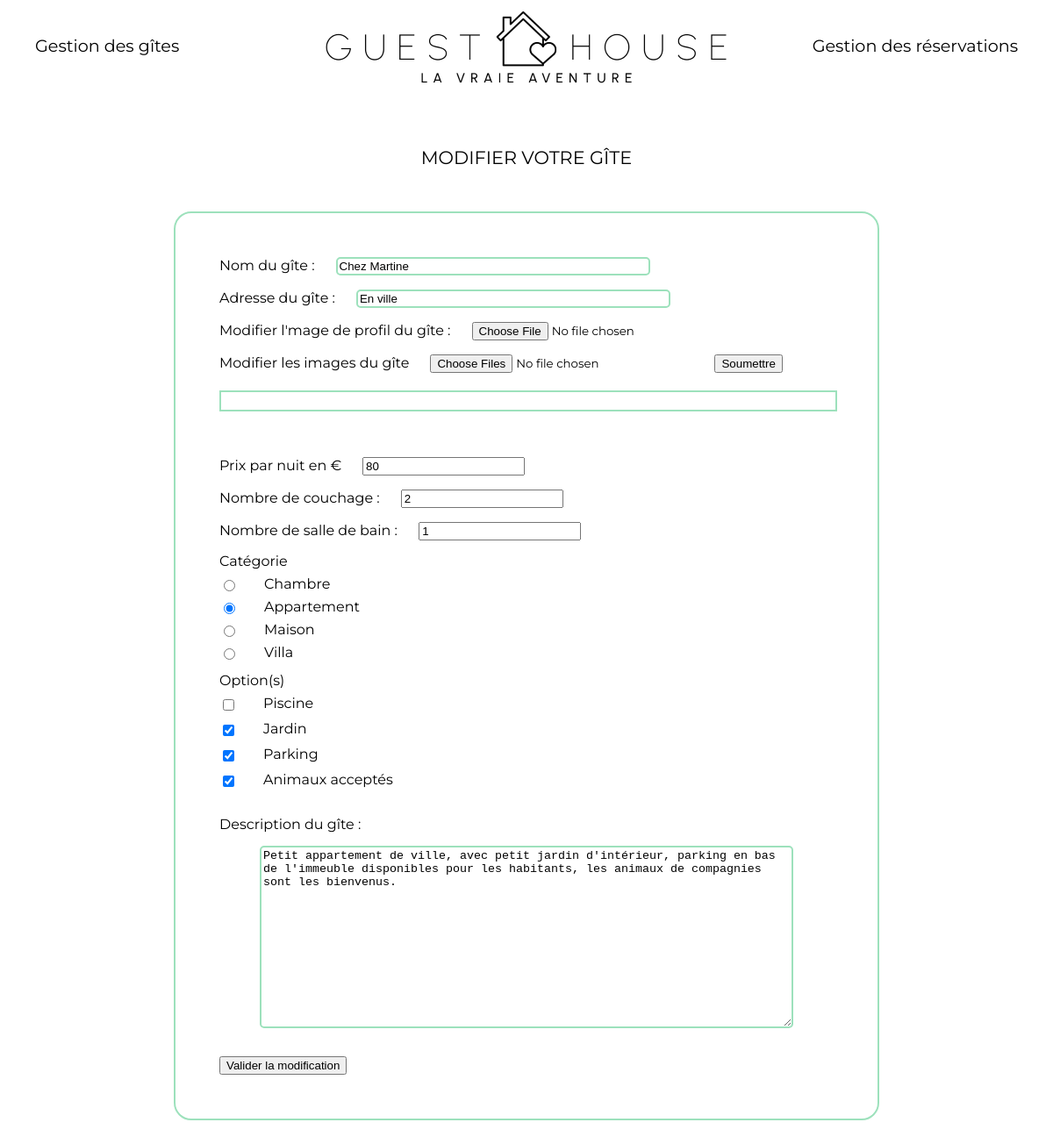
Page /admin/modification.php?id=65 (signed in) on the committed database.
### tables this page shows
CREATE TABLE IF NOT EXISTS `cottages` (
  `id_gite` int(11) NOT NULL AUTO_INCREMENT,
  `id_categ` int(11) NOT NULL,
  `name_gite` varchar(255) NOT NULL,
  `name_simple_gite` varchar(255) NOT NULL,
  `location_gite` varchar(255) NOT NULL,
  `profil_gite` varchar(255) NOT NULL,
  `desc_gite` text NOT NULL,
  `nbr_sleeping` int(11) NOT NULL,
  `nbr_bathroom` int(11) NOT NULL,
  `price_night` int(11) NOT NULL,
  PRIMARY KEY (`id_gite`)
);

### admin/modification.php (the view, shortened to what this page needs)
<?php
require_once '../templates/header-admin.php';
require_once '../connect.php';
$id_gite = $_GET['id'];
$req = $db->prepare("SELECT `id_gite`, `id_categ`, `name_gite`, `name_simple_gite`, `location_gite`, `profil_gite`, `desc_gite`, `nbr_sleeping`, `nbr_bathroom`, `price_night` FROM `cottages` WHERE `id_gite` = :id_gite");
$req->bindParam('id_gite', $id_gite, PDO::PARAM_STR);
$req->execute();
$value = $req->fetch(PDO::FETCH_ASSOC);
$reqOptions = $db->prepare("SELECT `id_suppl` FROM `gite_option` WHERE `id_gite` = :id_gite");
$reqOptions->bindParam('id_gite', $id_gite, PDO::PARAM_STR);
$reqOptions->execute();
$valueOptions = $reqOptions->fetchAll(PDO::FETCH_ASSOC);
?>
<h1 class="nb-gite-modal">MODIFIER VOTRE GÎTE</h1>
<form action="#" method="POST" enctype="multipart/form-data" class="form-ajout-new-gite">
    <label for="name_gite" class="label-ajout">Nom du gîte :</label>
    <input class="input-ajout" type="text" name="name_gite" id="name_gite" value="<?= $value['name_gite'] ?>">
    <br><br>
    <label for="location_gite" class="label-ajout">Adresse du gîte :</label>
    <input class="input-ajout" type="text" name="location_gite" id="location_gite" value="<?= $value['location_gite'] ?>">
    <br><br>
    <label class="label-ajout" for="profil_gite">Modifier l'mage de profil du gîte :</label>
    <input class="label-ajout" type="file" name="profil_gite" accept="image/png, image/jpeg, image/jpg">
    <br><br>
    <label class="label-ajout" for="image_gite">Modifier les images du gîte</label>
    <input class="label-ajout" type="file" name="myimg[]" multiple accept="image/png, image/jpeg, image/jpg">
    <input type="submit" name="submit-image" value="Soumettre">
    <div id="img-container">
        <ul id="list-images"></ul>
    </div>
    <br><br>
    <label for="price_night" class="label-ajout">Prix par nuit en €</label>
    <input type="number" name="price_night" value="<?= $value['price_night']?>">
    <br><br>
    <label for="nbr_sleeping" class="label-ajout">
        Nombre de couchage :
    </label>
    <input type="number" name="nbr_sleeping" id="nbr_sleeping" min="1" value="<?= $value['nbr_sleeping'] ?>">
    <br><br>
    <label for="nbr_bathroom" class="label-ajout">
        Nombre de salle de bain :
    </label>
    <input type="number" name="nbr_bathroom" id="nbr_bathroom" min="1" value="<?= $value['nbr_bathroom'] ?>">
    <br><br>
    <label for="type" class="label-ajout">Catégorie</label>
    <br>
    <div class="first-flex flex-2">
<?php
if(!empty($value) && $value['id_categ'] == 1){
?>
<div class="ajout-lab-in"> <input type="radio" name="gite-type" value="1" class="input-option" checked><label class="label-no  label-ajout"> Chambre </label></div>
<?php
} else {
?>
<div class="ajout-lab-in"> <input type="radio" name="gite-type" value="1" class="input-option"><label class="label-no label-ajout"> Chambre </label></div>
<?php
}
?>
<?php
if(!empty($value) && $value['id_categ'] == 2){
?>
<div class="ajout-lab-in"> <input type="radio" name="gite-type" value="2" class="input-option" checked><label class="label-no label-ajout">Appartement</label></div>
<?php
} else {
?>
<div class="ajout-lab-in"> <input type="radio" name="gite-type" value="2" class="input-option"><label class="label-no label-ajout">Appartement</label></div>
<?php
}
?>
<?php
if(!empty($value) && $value['id_categ'] == 3){
?>
<div class="ajout-lab-in"><input type="radio" name="gite-type" value="3" class="input-option" checked><label class="label-no label-ajout">Maison</label></div>
<?php
} else {
?>
<div class="ajout-lab-in"><input type="radio" name="gite-type" value="3" class="input-option"><label class="label-no label-ajout">Maison</label></div>
<?php
}
?>
<?php
if(!empty($value) && $value['id_categ'] == 4){
?>
<div class="ajout-lab-in"><input type="radio" name="gite-type" value="4" class="input-option" checked><label class="label-no label-ajout">Villa</label></div>
<?php
} else {
?>
<div class="ajout-lab-in"><input type="radio" name="gite-type" value="4" class="input-option"><label class="label-no label-ajout">Villa</label></div>
<?php
}
?>
    </div>
    <br>
    <label for="option" class="label-ajout">Option(s)</label>
    <br>
    <div class="first-flex flex-2">
<?php
        if(!empty($valueOptions) && $valueOptions[0]['id_suppl'] == 1){
?>
<div class="ajout-lab-in"><input type="checkbox" name="option[]" value="1" class="input-option" checked><label class="label-no label-ajout"> Piscine </label></div>
<?php
        } else if(!empty($valueOptions[1]) && $valueOptions[1]['id_suppl'] == 1){
?>
<div class="ajout-lab-in"><input type="checkbox" name="option[]" value="1" class="input-option" checked><label class="label-no label-ajout"> Piscine </label></div>
<?php
        } else if(!empty($valueOptions[2]) && $valueOptions[2]['id_suppl'] == 1){
?>
<div class="ajout-lab-in"><input type="checkbox" name="option[]" value="1" class="input-option" checked><label class="label-no label-ajout"> Piscine </label></div>
<?php
        } else if(!empty($valueOptions[3]) && $valueOptions[3]['id_suppl'] == 1){
?>
<div class="ajout-lab-in"><input type="checkbox" name="option[]" value="1" class="input-option" checked><label class="label-no label-ajout"> Piscine </label></div>
<?php
        } else {
?>
<div class="ajout-lab-in"><input type="checkbox" name="option[]" value="1" class="input-option"><label class="label-no label-ajout"> Piscine </label></div>
<?php
        }
?>
<?php
        if(!empty($valueOptions) && $valueOptions[0]['id_suppl'] == 2){
?>
<div class="ajout-lab-in"><input type="checkbox" name="option[]" value="2" class="input-option" checked><label class="label-no label-ajout"> Jardin </label></div>
<?php
        } else if(!empty($valueOptions[1]) && $valueOptions[1]['id_suppl'] == 2){
?>
<div class="ajout-lab-in"><input type="checkbox" name="option[]" value="2" class="input-option" checked><label class="label-no label-ajout"> Jardin </label></div>
<?php
        } else if(!empty($valueOptions[2]) && $valueOptions[2]['id_suppl'] == 2){
?>
<div class="ajout-lab-in"><input type="checkbox" name="option[]" value="2" class="input-option" checked><label class="label-no label-ajout"> Jardin </label></div>
<?php
        } else if(!empty($valueOptions[3]) && $valueOptions[3]['id_suppl'] == 2){
?>
<div class="ajout-lab-in"><input type="checkbox" name="option[]" value="2" class="input-option" checked><label class="label-no label-ajout"> Jardin </label></div>
<?php
        } else {
?>
<div class="ajout-lab-in"><input type="checkbox" name="option[]" value="2" class="input-option"><label class="label-no label-ajout"> Jardin </label></div>
<?php
        }
?>
<?php
        if(!empty($valueOptions) && $valueOptions[0]['id_suppl'] == 3){
?>
        <div class="ajout-lab-in"><input type="checkbox" name="option[]" value="3" class="input-option" checked><label class="label-no label-ajout"> Parking </label></div>
<?php
        } else if(!empty($valueOptions[1]) && $valueOptions[1]['id_suppl'] == 3){
?>
        <div class="ajout-lab-in"><input type="checkbox" name="option[]" value="3" class="input-option" checked><label class="label-no label-ajout"> Parking </label></div>
<?php
        } else if(!empty($valueOptions[2]) && $valueOptions[2]['id_suppl'] == 3){
?>
        <div class="ajout-lab-in"><input type="checkbox" name="option[]" value="3" class="input-option" checked><label class="label-no label-ajout"> Parking </label></div>
<?php
        } else if(!empty($valueOptions[3]) && $valueOptions[3]['id_suppl'] == 3){
?>
        <div class="ajout-lab-in"><input type="checkbox" name="option[]" value="3" class="input-option" checked><label class="label-no label-ajout"> Parking </label></div>
<?php
        } else {
?>
       <div class="ajout-lab-in"> <input type="checkbox" name="option[]" value="3" class="input-option"><label class="label-no label-ajout"> Parking </label></div>
<?php
        }
?>
<?php
        if(!empty($valueOptions) && $valueOptions[0]['id_suppl'] == 4){
?>
<div class="ajout-lab-in"> <input type="checkbox" name="option[]" value="4" class="input-option" checked><label class="label-no label-ajout"> Animaux acceptés </label></div>
<?php
        } else if(!empty($valueOptions[1]) && $valueOptions[1]['id_suppl'] == 4){
?>
<div class="ajout-lab-in"><input type="checkbox" name="option[]" value="4" class="input-option" checked><label class="label-no label-ajout"> Animaux acceptés </label></div>
<?php
        } else if(!empty($valueOptions[2]) && $valueOptions[2]['id_suppl'] == 4){
?>
<div class="ajout-lab-in"><input type="checkbox" name="option[]" value="4" class="input-option" checked><label class="label-no label-ajout"> Animaux acceptés </label></div>
<?php
        } else if(!empty($valueOptions[3]) && $valueOptions[3]['id_suppl'] == 4){
?>
<div class="ajout-lab-in"><input type="checkbox" name="option[]" value="4" class="input-option" checked><label class="label-no label-ajout"> Animaux acceptés </label></div>
<?php
        } else {
?>
<div class="ajout-lab-in"><input type="checkbox" name="option[]" value="4" class="input-option"><label class="label-no label-ajout"> Animaux acceptés </label></div>
<?php
        }
?>
    </div>
    <br><br>
    <label class="label-ajout" for="desc_gite">
        Description du gîte :
    </label>
    <br><br>
    <textarea class="input-ajout descript-in" name="desc_gite" id="desc_gite" cols="30" rows="10"><?= $value['desc_gite'] ?></textarea>
    <br><br>
    <input type="submit" name="submit" value="Valider la modification">
</form>
</body>
</html>

### templates/css/style-admin.css (style rules this page uses)
html, body, div, span, applet, object, iframe, h1, h2, h3, h4, h5, h6, p, blockquote, pre, a, abbr, acronym, address, big, cite, code, del, dfn, em, img, ins, kbd, q, s, samp, small, strike, strong, sub, sup, tt, var, b, u, i, center, dl, dt, dd, ol, ul, li, fieldset, form, label, legend, table, caption, tbody, tfoot, thead, tr, th, td, article, aside, canvas, details, embed, figure, figcaption, footer, header, hgroup, menu, nav, output, ruby, section, summary, time, mark, audio, video { margin: 0; padding: 0; border: 0; font-size: 100%; font: inherit; vertical-align: baseline; }
body { line-height: 1; }
ol, ul { list-style: none; }
ul { display: -webkit-box; display: -ms-flexbox; display: flex; -webkit-box-pack: justify; -ms-flex-pack: justify; justify-content: space-between; padding: 10px; }
.nb-gite-modal { text-align: center; font-family: 'Montserrat'; font-size: 1.3rem; padding-top: 50px; }
.form-ajout-new-gite { border: 2px solid #9DE1BC; border-radius: 20px; max-width: 700px; width: 80%; margin: 50px auto; padding: 50px; }
.label-ajout { font-family: 'Montserrat'; padding-right: 20px; }
.input-ajout { width: 350px; border: 2px solid #9DE1BC; border-radius: 5px; }
.descript-in { height: 200px; max-width: 600px; width: 95%; display: block; margin: 0 auto; -webkit-box-align: center; -ms-flex-align: center; align-items: center; }
.ajout-lab-in { display: -webkit-box; display: -ms-flexbox; display: flex; margin-top: 10px; }
.ajout-lab-in .label-ajout { padding-left: 30px; text-align: center; }
#img-container { border: solid 2px #9DE1BC; max-width: 100%; width: 700px; margin: 20px auto; }
#list-images { display: -webkit-box; display: -ms-flexbox; display: flex; -webkit-box-pack: baseline; -ms-flex-pack: baseline; justify-content: baseline; -ms-flex-wrap: wrap; flex-wrap: wrap; }

### rows in the picture
cottages: name_gite "Chez Martine", location_gite "En ville", price_night "80", nbr_sleeping "2", nbr_bathroom "1", desc_gite "Petit appartement de ville, avec petit jardin d'intérieur, parking en bas de l'immeuble disponibles pour les habitants, les animaux de compagnies sont les bienvenus."
